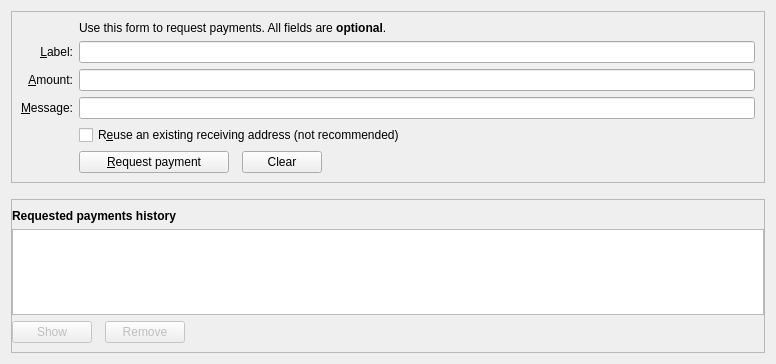
<?xml version="1.0" encoding="UTF-8"?>
<ui version="4.0">
 <class>ReceiveCoinsDialog</class>
 <widget class="QWidget" name="ReceiveCoinsDialog">
  <property name="geometry">
   <rect>
    <x>0</x>
    <y>0</y>
    <width>776</width>
    <height>364</height>
   </rect>
  </property>
  <layout class="QVBoxLayout" name="verticalLayout" stretch="0,0,1">
   <item>
    <widget class="QFrame" name="frame2">
     <property name="sizePolicy">
      <sizepolicy hsizetype="Preferred" vsizetype="Expanding">
       <horstretch>0</horstretch>
       <verstretch>0</verstretch>
      </sizepolicy>
     </property>
     <property name="frameShape">
      <enum>QFrame::StyledPanel</enum>
     </property>
     <property name="frameShadow">
      <enum>QFrame::Sunken</enum>
     </property>
     <layout class="QVBoxLayout" name="verticalLayout_3">
      <item>
       <layout class="QGridLayout" name="gridLayout">
        <item row="7" column="2">
         <widget class="QCheckBox" name="reuseAddress">
          <property name="toolTip">
           <string>Reuse one of the previously used receiving addresses. Reusing addresses has security and privacy issues. Do not use this unless re-generating a payment request made before.</string>
          </property>
          <property name="text">
           <string>R&amp;euse an existing receiving address (not recommended)</string>
          </property>
         </widget>
        </item>
        <item row="7" column="0">
         <widget class="QLabel" name="label_4">
          <property name="text">
           <string/>
          </property>
         </widget>
        </item>
        <item row="6" column="0">
         <widget class="QLabel" name="label_3">
          <property name="toolTip">
           <string>An optional message to attach to the payment request, which will be displayed when the request is opened. Note: The message will not be sent with the payment over the TMIcoin network.</string>
          </property>
          <property name="text">
           <string>&amp;Message:</string>
          </property>
          <property name="alignment">
           <set>Qt::AlignRight|Qt::AlignTrailing|Qt::AlignVCenter</set>
          </property>
          <property name="buddy">
           <cstring>reqMessage</cstring>
          </property>
         </widget>
        </item>
        <item row="4" column="2">
         <widget class="QLineEdit" name="reqLabel">
          <property name="toolTip">
           <string>An optional label to associate with the new receiving address.</string>
          </property>
         </widget>
        </item>
        <item row="6" column="2">
         <widget class="QLineEdit" name="reqMessage">
          <property name="toolTip">
           <string>An optional message to attach to the payment request, which will be displayed when the request is opened. Note: The message will not be sent with the payment over the TMIcoin network.</string>
          </property>
         </widget>
        </item>
        <item row="2" column="2">
         <widget class="QLabel" name="label_5">
          <property name="text">
           <string>Use this form to request payments. All fields are &lt;b&gt;optional&lt;/b&gt;.</string>
          </property>
         </widget>
        </item>
        <item row="4" column="0">
         <widget class="QLabel" name="label_2">
          <property name="toolTip">
           <string>An optional label to associate with the new receiving address.</string>
          </property>
          <property name="text">
           <string>&amp;Label:</string>
          </property>
          <property name="alignment">
           <set>Qt::AlignRight|Qt::AlignTrailing|Qt::AlignVCenter</set>
          </property>
          <property name="buddy">
           <cstring>reqLabel</cstring>
          </property>
         </widget>
        </item>
        <item row="5" column="0">
         <widget class="QLabel" name="label">
          <property name="toolTip">
           <string>An optional amount to request. Leave this empty or zero to not request a specific amount.</string>
          </property>
          <property name="text">
           <string>&amp;Amount:</string>
          </property>
          <property name="alignment">
           <set>Qt::AlignRight|Qt::AlignTrailing|Qt::AlignVCenter</set>
          </property>
          <property name="buddy">
           <cstring>reqAmount</cstring>
          </property>
         </widget>
        </item>
        <item row="5" column="2">
         <widget class="TMIcoinAmountField" name="reqAmount">
          <property name="minimumSize">
           <size>
            <width>80</width>
            <height>0</height>
           </size>
          </property>
          <property name="toolTip">
           <string>An optional amount to request. Leave this empty or zero to not request a specific amount.</string>
          </property>
         </widget>
        </item>
        <item row="8" column="2">
         <layout class="QHBoxLayout" name="horizontalLayout">
          <property name="spacing">
           <number>13</number>
          </property>
          <item>
           <widget class="QPushButton" name="receiveButton">
            <property name="minimumSize">
             <size>
              <width>150</width>
              <height>0</height>
             </size>
            </property>
            <property name="text">
             <string>&amp;Request payment</string>
            </property>
            <property name="icon">
             <iconset resource="../tmicoin.qrc">
              <normaloff>:/icons/receiving_paycall</normaloff>:/icons/receiving_paycall</iconset>
            </property>
           </widget>
          </item>
          <item>
           <widget class="QPushButton" name="clearButton">
            <property name="sizePolicy">
             <sizepolicy hsizetype="Minimum" vsizetype="Fixed">
              <horstretch>0</horstretch>
              <verstretch>0</verstretch>
             </sizepolicy>
            </property>
            <property name="toolTip">
             <string>Clear all fields of the form.</string>
            </property>
            <property name="text">
             <string>Clear</string>
            </property>
            <property name="icon">
             <iconset resource="../tmicoin.qrc">
              <normaloff>:/icons/remove</normaloff>:/icons/remove</iconset>
            </property>
            <property name="autoDefault">
             <bool>false</bool>
            </property>
           </widget>
          </item>
          <item>
           <spacer name="horizontalSpacer">
            <property name="orientation">
             <enum>Qt::Horizontal</enum>
            </property>
            <property name="sizeHint" stdset="0">
             <size>
              <width>40</width>
              <height>20</height>
             </size>
            </property>
           </spacer>
          </item>
         </layout>
        </item>
        <item row="8" column="0">
         <widget class="QLabel" name="label_7">
          <property name="text">
           <string/>
          </property>
         </widget>
        </item>
       </layout>
      </item>
     </layout>
    </widget>
   </item>
   <item>
    <spacer name="verticalSpacer_2">
     <property name="orientation">
      <enum>Qt::Vertical</enum>
     </property>
     <property name="sizeHint" stdset="0">
      <size>
       <width>20</width>
       <height>10</height>
      </size>
     </property>
    </spacer>
   </item>
   <item>
    <widget class="QFrame" name="frame">
     <property name="sizePolicy">
      <sizepolicy hsizetype="Preferred" vsizetype="Expanding">
       <horstretch>0</horstretch>
       <verstretch>0</verstretch>
      </sizepolicy>
     </property>
     <property name="frameShape">
      <enum>QFrame::StyledPanel</enum>
     </property>
     <property name="frameShadow">
      <enum>QFrame::Raised</enum>
     </property>
     <layout class="QVBoxLayout" name="verticalLayout_2">
      <property name="leftMargin">
       <number>0</number>
      </property>
      <property name="rightMargin">
       <number>0</number>
      </property>
      <item>
       <widget class="QLabel" name="label_6">
        <property name="font">
         <font>
          <weight>75</weight>
          <bold>true</bold>
         </font>
        </property>
        <property name="text">
         <string>Requested payments history</string>
        </property>
       </widget>
      </item>
      <item>
       <widget class="QTableView" name="recentRequestsView">
        <property name="contextMenuPolicy">
         <enum>Qt::CustomContextMenu</enum>
        </property>
        <property name="tabKeyNavigation">
         <bool>false</bool>
        </property>
        <property name="sortingEnabled">
         <bool>true</bool>
        </property>
       </widget>
      </item>
      <item>
       <layout class="QHBoxLayout" name="horizontalLayout_2">
        <property name="spacing">
         <number>13</number>
        </property>
        <item>
         <widget class="QPushButton" name="showRequestButton">
          <property name="enabled">
           <bool>false</bool>
          </property>
          <property name="toolTip">
           <string>Show the selected request (does the same as double clicking an entry)</string>
          </property>
          <property name="text">
           <string>Show</string>
          </property>
          <property name="icon">
           <iconset resource="../tmicoin.qrc">
            <normaloff>:/icons/edit</normaloff>:/icons/edit</iconset>
          </property>
          <property name="autoDefault">
           <bool>false</bool>
          </property>
         </widget>
        </item>
        <item>
         <widget class="QPushButton" name="removeRequestButton">
          <property name="enabled">
           <bool>false</bool>
          </property>
          <property name="toolTip">
           <string>Remove the selected entries from the list</string>
          </property>
          <property name="text">
           <string>Remove</string>
          </property>
          <property name="icon">
           <iconset resource="../tmicoin.qrc">
            <normaloff>:/icons/remove</normaloff>:/icons/remove</iconset>
          </property>
          <property name="autoDefault">
           <bool>false</bool>
          </property>
         </widget>
        </item>
        <item>
         <spacer name="horizontalSpacer_2">
          <property name="orientation">
           <enum>Qt::Horizontal</enum>
          </property>
          <property name="sizeHint" stdset="0">
           <size>
            <width>40</width>
            <height>20</height>
           </size>
          </property>
         </spacer>
        </item>
       </layout>
      </item>
     </layout>
    </widget>
   </item>
  </layout>
 </widget>
 <customwidgets>
  <customwidget>
   <class>TMIcoinAmountField</class>
   <extends>QLineEdit</extends>
   <header>tmicoinamountfield.h</header>
   <container>1</container>
  </customwidget>
 </customwidgets>
 <tabstops>
  <tabstop>reqLabel</tabstop>
  <tabstop>reqAmount</tabstop>
  <tabstop>reqMessage</tabstop>
  <tabstop>reuseAddress</tabstop>
  <tabstop>receiveButton</tabstop>
  <tabstop>clearButton</tabstop>
  <tabstop>recentRequestsView</tabstop>
  <tabstop>showRequestButton</tabstop>
  <tabstop>removeRequestButton</tabstop>
 </tabstops>
 <resources>
  <include location="../tmicoin.qrc"/>
 </resources>
 <connections/>
</ui>
